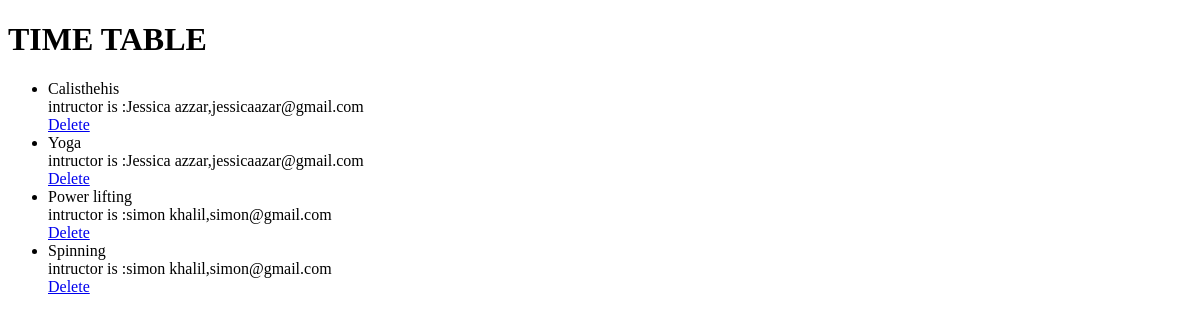
The page /viewclasses on the database as committed earlier.
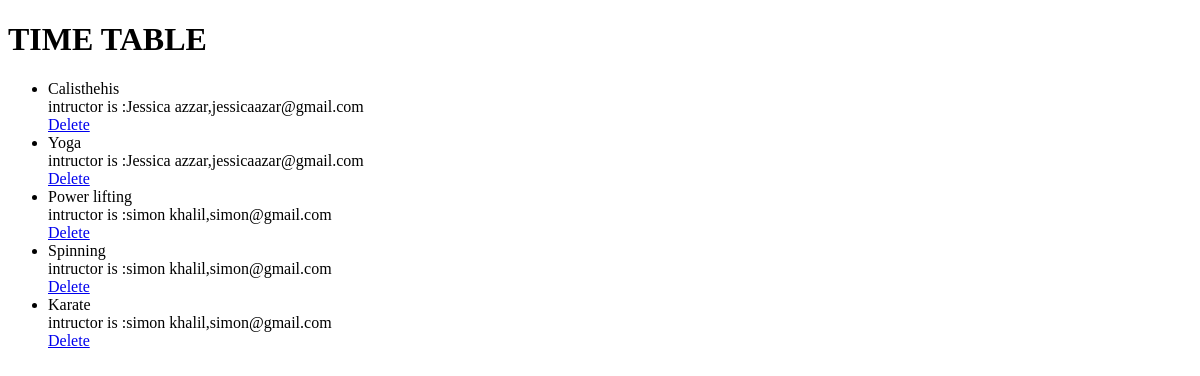
The same page on the database as committed later.
### gymApp/models.py (models this page shows, shortened)
class Class(models.Model):
  Class_id=models.CharField(primary_key=True,max_length=2)
  Class_name=models.CharField(max_length=30)
  Class_instructor=models.ForeignKey(Instructor,on_delete=models.CASCADE)
  Class_capacity=models.IntegerField(default=20)

class Instructor(models.Model):
    Male = 'M'
    Female = 'F'
    Gender = [
    ('M', 'Male'),
    ('F', 'Female'),
]
    Instructor_name = models.CharField(max_length=30)
    Instructor_email = models.CharField(max_length=30)
    Instructor_phone = models.IntegerField(default=0)
    Instructor_age=models.IntegerField()
    Instructor_photo=models.CharField(max_length=100)
    Instructor_specialty=models.CharField(max_length=100)
    Instructor_gender=models.CharField(
        max_length=1,
        choices=Gender,
        default=Male,
    )
    def __str__(self):
        ret = self.Instructor_name + ',' + self.Instructor_email
        return ret

### gymApp/views.py (the view)
# urls.py: url(r'^viewclasses$',views.viewclasses, name='viewclasses'),
def viewclasses(request):
    S=Class.objects.all()
    return render(request,'viewclasses.html', {'Classes':S})

### templates/viewclasses.html (shortened to what this page needs)
<!DOCTYPE html>
<html>
<head>
</head>
<body>
    <h1>TIME TABLE</h1>
    <ul>
        {% for class in Classes %}
            <li>{{ class.Class_name }} <br>intructor is :{{class.Class_instructor}} <br> <a href="{% url 'gymApp:db_delete_class' id=class.Class_id %}">Delete</a></li>
        {% endfor %}
        </ul>
</body>
</html>

Rows that differ between the two databases and show on the page:
added Class: Class_name "Karate", Class_instructor "simon khalil,simon@gmail.com"
